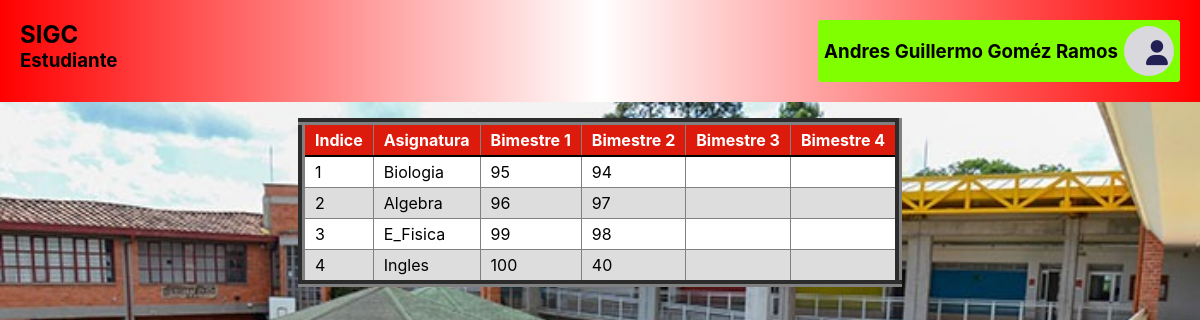
The page /Web_Page_IED.E.S.M/html/estudiante-index.php on the database its author committed.
### tables this page shows
CREATE TABLE `estudiante` (
  `n_matricula` int(15) NOT NULL,
  `id_Usuario` int(8) DEFAULT NULL
);

CREATE TABLE `usuario` (
  `id_Usuario` int(8) NOT NULL,
  `nombre_perfil` varchar(30) NOT NULL,
  `id_rol` char(1) NOT NULL,
  `p_nombre` varchar(30) NOT NULL,
  `s_nombre` varchar(30) DEFAULT NULL,
  `p_apellido` varchar(30) NOT NULL,
  `s_apellido` varchar(30) DEFAULT NULL,
  `edad` int(2) NOT NULL,
  `contraseña` varchar(10) NOT NULL,
  `id_datos_adicionales` int(8) DEFAULT NULL
);

CREATE TABLE `definitivas` (
  `id_notas` int(15) NOT NULL,
  `definitiva_B1` int(3) DEFAULT NULL,
  `definitiva_B2` int(3) DEFAULT NULL,
  `definitiva_B3` int(3) DEFAULT NULL,
  `definitiva_B4` int(3) DEFAULT NULL,
  `id_asignatura` int(4) DEFAULT NULL,
  `n_matricula` int(15) DEFAULT NULL
);

CREATE TABLE `asignatura` (
  `id_asignatura` int(4) NOT NULL,
  `nombre_asignatura` varchar(20) NOT NULL,
  `Tipo_asignatura` varchar(20) NOT NULL
);

### Web_Page_IED.E.S.M/PHP/datos.php (the view, shortened to what this page needs)
<?php
function buscarNombreUsuarioE($usuario, $conx, $rol = 'docente'){
    $nombreUsuario =  "SELECT * FROM $rol[0] d, usuario u
    WHERE d.id_usuario = u.id_usuario AND d.$rol[1] = $usuario";
    $fullName = mysqli_query($conx, $nombreUsuario);
    while ($name = mysqli_fetch_array($fullName)) {
        echo "<a> ".$name['p_nombre'] .' '. $name['s_nombre'] .' '. $name['p_apellido'] .' '. $name['s_apellido']."</a>";
    }
}
function cargarMisNotas($conx, $usuario){
    $consulta = "SELECT a.nombre_asignatura, df.definitiva_B1, df.definitiva_B2, df.definitiva_B3, df.definitiva_B4
    FROM estudiante e, usuario u, asignatura a, definitivas df
    WHERE u.id_usuario = e.id_usuario AND e.n_matricula = df.n_matricula AND a.id_asignatura = df.id_asignatura
    AND e.n_matricula = $usuario";
    $resultado = mysqli_query($conx, $consulta);
    $i = 1;
    while ($fila = mysqli_fetch_array($resultado)){
        echo "<tr>";
            echo "<td>" . $i . "</td>";
            echo "<td>" . $fila['nombre_asignatura']. "</td>";
            echo "<td>" . $fila['definitiva_B1'] . "</td>";
            echo "<td>" . $fila['definitiva_B2'] . "</td>";
            echo "<td>" . $fila['definitiva_B3'] . "</td>";
            echo "<td>" . $fila['definitiva_B4'] . "</td>";
        echo "</tr>";
        $i++;
    }
}
?>

### Web_Page_IED.E.S.M/html/estudiante-index.php (shortened to what this page needs)
<?php include('../PHP/datos.php');
    $usuario = rand(1000, 1009);
    $rol = array('estudiante', 'n_matricula');
?>
<!DOCTYPE html>
<html lang="es">
<head>
    <link rel="stylesheet" href="../css/cabecera.css">
    <link rel="stylesheet" href="../css/cuerpo-admi.css">
    <link rel="stylesheet" href="../css/table.css">
</head>
<body>
    <header style="background: linear-gradient(to right, red, white, red);">
        <div>
            <h2>SIGC</h2>
            <h3>Estudiante</h3>
        </div>
        <div id="menu">
            <ul>
                <li>
                    <h3> <?php buscarNombreUsuarioE($usuario, $conx, $rol);?> </h3>
                </li>
                <li id="item">
                    <div id="icon_perfil">
                        <i class="fas fa-user"></i>
                    </div>
                </li>
        </ul>
        </div>
    </header>
    <main>
        <center>
        <table border="7">
                <thead>
                    <th>Indice    </th>
                    <th>Asignatura</th>
                    <th>Bimestre 1</th>
                    <th>Bimestre 2</th>
                    <th>Bimestre 3</th>
                    <th>Bimestre 4</th>
                </thead>
                <tbody>
                    <?php cargarMisNotas($conx, $usuario);?>
                </tbody>
            </table>
        </center>
    </main>
</body>
</html>

### Web_Page_IED.E.S.M/css/cabecera.css (style rules this page uses)
* { margin: 0; padding: 0; font-family: -apple-system, BlinkMacSystemFont, 'Segoe UI', Roboto, Oxygen, Ubuntu, Cantarell, 'Open Sans', 'Helvetica Neue', sans-serif; box-sizing: border-box; text-decoration: none; }
body { background: url('../IMG/fondo_colegio-2.jpg'); background-attachment: fixed; margin: 0px; background-repeat: no-repeat; background-size: 100%; height: 100vh; }
header { display: flex; justify-content: space-between; width: 100%; padding: 20px; background: linear-gradient(to right, blue, white, blue); }
ul { list-style: none; }
#menu > ul { margin: 0; padding: 6px; display: flex; flex-direction: row; justify-content: center; align-items: center; background: chartreuse; border-radius: 3px; gap: 6px; }
#menu h3 a { color: rgb(0, 0, 0); }
#menu #item #icon_perfil { background-color: rgb(216, 216, 221); color: rgb(34, 31, 84); padding: 12px 22px; display: block; font-size: 25px; border-radius: 100%; width: 50px; height: 50px; right: 300px; }

### Web_Page_IED.E.S.M/css/cuerpo-admi.css (style rules this page uses)
body { height: 100vh; margin: 0; padding: 0; box-sizing: border-box; }

### Web_Page_IED.E.S.M/css/table.css (style rules this page uses)
table { background: white; text-align: left; border-collapse: collapse; }
td, th { padding: 5px 10px; }
tr, td { transition: 300ms; }
main { padding: 1em 2em; }
table thead { background: #dd1b0d; color: white; border-bottom: black solid 2px; }
tr:nth-child(even) { background-color: #ddd; }

### rows shown on the page
estudiante: id_Usuario.p_nombre "Andres", id_Usuario.s_nombre "Guillermo", id_Usuario.p_apellido "Goméz", id_Usuario.s_apellido "Ramos"
definitivas: id_asignatura.nombre_asignatura "Biologia", definitiva_B1 "95", definitiva_B2 "94"
definitivas: id_asignatura.nombre_asignatura "Algebra", definitiva_B1 "96", definitiva_B2 "97"
definitivas: id_asignatura.nombre_asignatura "E_Fisica", definitiva_B1 "99", definitiva_B2 "98"
definitivas: id_asignatura.nombre_asignatura "Ingles", definitiva_B1 "100", definitiva_B2 "40"
